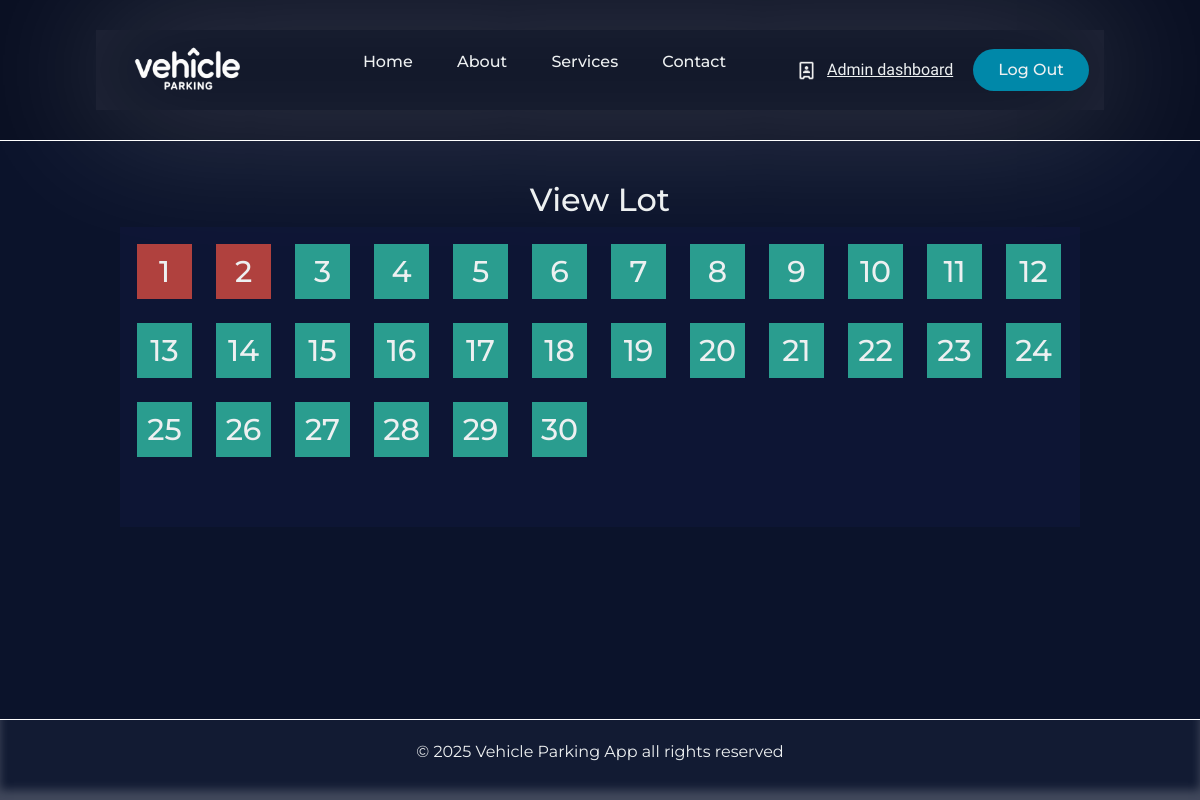
Before: /view-parking-lot/1 with the older database file.
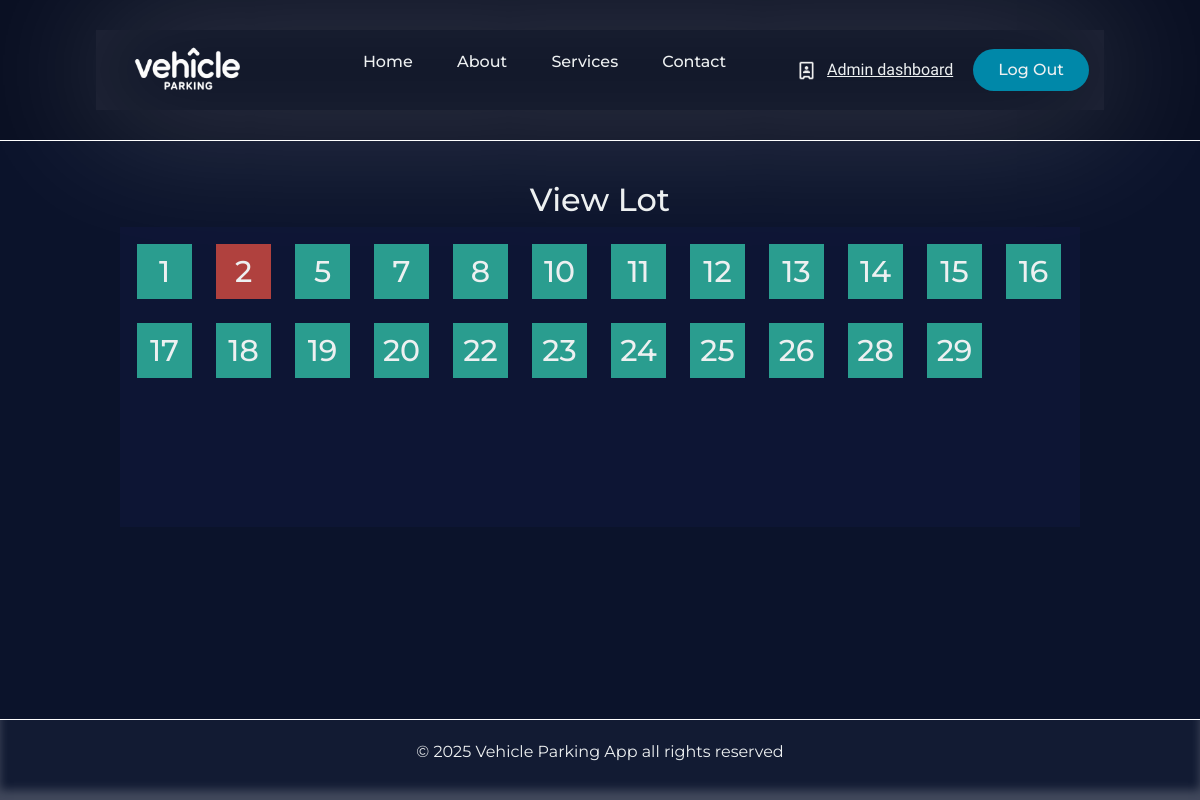
After: the same page with the newer database file.
### Application/models.py (models this page shows)
class Parkingspots(db.Model):
    __tablename__='parking_spots'
    id=db.Column(db.Integer,primary_key=True)
    lot_id=db.Column(db.Integer,db.ForeignKey('parking_lot.id'),nullable=False)
    spot_number=db.Column(db.Integer,nullable=False)
    status=db.Column(db.String(20),default='Available',nullable=False) # A= Available,O=Occupied
    record=db.relationship('Parkingrecords',backref='spot',lazy=True)

### Application/controllers.py (the view)
@app.route('/view-parking-lot/<int:lot_id>')
def view_lot(lot_id):
    parking_spots=Parkingspots.query.filter_by(lot_id=lot_id).all()
    return render_template('view_parkinglot.html',parking_spots=parking_spots)

### templates/view_parkinglot.html (shortened to what this page needs)
{% extends 'admin_base.html' %}
{% block content %}
<div class="view-container">
            <div class="view-lot-heading">
                <h2> View Lot </h2>
            </div>
            <div class="view-parking-lot">
            {% for spots in parking_spots %}
                {% if spots.status=='A' %}
                    <a href="/view-parking-spot/Available/{{spots.id}}">
                        <div class="parking-spots-available">
                            {{spots.spot_number}}
                        </div>
                    </a>
                {% else %}
                    <a href="/view-parking-spot/Occupied/{{spots.id}}">
                        <div class="parking-spots-occupied">
                            {{spots.spot_number}}
                        </div>
                    </a>
                {% endif %}
            {% endfor %}
            </div>
</div>
{% endblock %}

### templates/admin_base.html (shortened to what this page needs)
<!DOCTYPE html>
<html lang="en">
  <head>
    <link
      href="https://cdn.jsdelivr.net/npm/bootstrap@5.3.3/dist/css/bootstrap.min.css"
      rel="stylesheet"
    />
    <link rel="stylesheet" href="/static/style.css" />
  </head>
  <body>
    <div class="main_page">
      <header class="header_section">
        <div class="header_canvas">
          <img
            class="logo"
            src="/static/Vehicle parking app logo.png"
            alt="logo"
            height="50px"
            width="150px"
          />
          <nav>
            <ul class="nav__links">
              <li><a href="/">Home</a></li>
              <li><a href="#">About</a></li>
              <li><a href="#">Services</a></li>
              <li><a href="#">Contact</a></li>
            </ul>
          </nav>
          <div class="nav_side_buttons">
            <img id="user_icon" src="/static/admin_icon.png" alt="" />
            <a href="{{url_for('admin_dash')}}"><span id="header_signature">Admin dashboard </span></a>
            <a class="header_register_button" href="#"
              ><button>Log Out</button></a
            >
          </div>
        </div>
      </header>
      <main class="main_section">{% block content %} {% endblock %}</main>
      <footer class="footer_section">
        <p>&copy; 2025 Vehicle Parking App all rights reserved</p>
      </footer>
    </div>
  </body>
</html>

### static/style.css (style rules this page uses)
* { box-sizing: border-box; margin: 0; padding: 0; font-family: "Montserrat",sans-serif; }
html,body { height: 100%; background-color: #0b132b; color: #edf0f1; }
.main_page { display: flex; flex-direction: column; min-height: 100vh; }
.header_section { padding: 30px 8%; border-bottom: 1px solid white; background-color: #090f22; }
.header_canvas { padding: 15px; display: flex; justify-content: space-between; align-items: center; box-shadow: inset 0 0 100px rgba(255, 255, 255, 0.11), 0 0 150px rgba(255, 255, 255, 0.25); }
li,a,button { font-weight: 500; font-size: 16px; color: inherit; text-decoration: none; }
.logo { cursor: pointer; }
.nav__links { list-style: none; }
.nav__links li { display: inline-block; padding: 0px 20px; }
.nav__links li a { transition: all 0.3s ease 0s; }
.nav_side_buttons { display: flex; align-items: center; gap: 10px; }
.nav_side_buttons button { padding: 9px 25px; background-color: rgba(0, 136, 169, 1); border: none; border-radius: 50px; cursor: pointer; transition: all 0.3s ease 0s; }
#user_icon { height: 21px; }
#header_signature { margin-right: 10px; font-family: "Delius Swash Caps"; text-decoration: underline; font-size:medium; }
.main_section { flex: 1; padding: 20px 10%; }
.footer_section { background-color: #121b33; padding: 20px 10%; text-align: center; color: #edf0f1; border-top: 1px solid white; box-shadow: inset 0 -10px 10px rgba(255, 255, 255, 0.2); }
.view-container { height: auto; display: flex; flex-direction: column; align-items: center; min-height: 300px; margin-top: 20px; }
.view-parking-lot { background-color: rgba(16, 24, 63, 0.445); min-width: 50%; height: auto; display: flex; min-height: 300px; flex-wrap: wrap; gap: 10px; align-content: flex-start; padding: 10px; max-width: 1200px; }
.parking-spots-available { height: 55px; width: 55px; background-color: #2a9d8f ; margin: 7px; display: flex; justify-content: center; align-items: center; font-size: 30px; }
.parking-spots-occupied { height: 55px; width: 55px; background-color: #b0413e ; margin: 7px; display: flex; justify-content: center; align-items: center; font-size: 30px; }

Changed rows visible on the page:
removed Parkingspots: spot_number "3"
removed Parkingspots: spot_number "4"
removed Parkingspots: spot_number "6"
removed Parkingspots: spot_number "9"
removed Parkingspots: spot_number "21"
removed Parkingspots: spot_number "27"
removed Parkingspots: spot_number "30"
changed Parkingspots (number 1 of 23 on the later page): status "O" → "A" (drawn)
